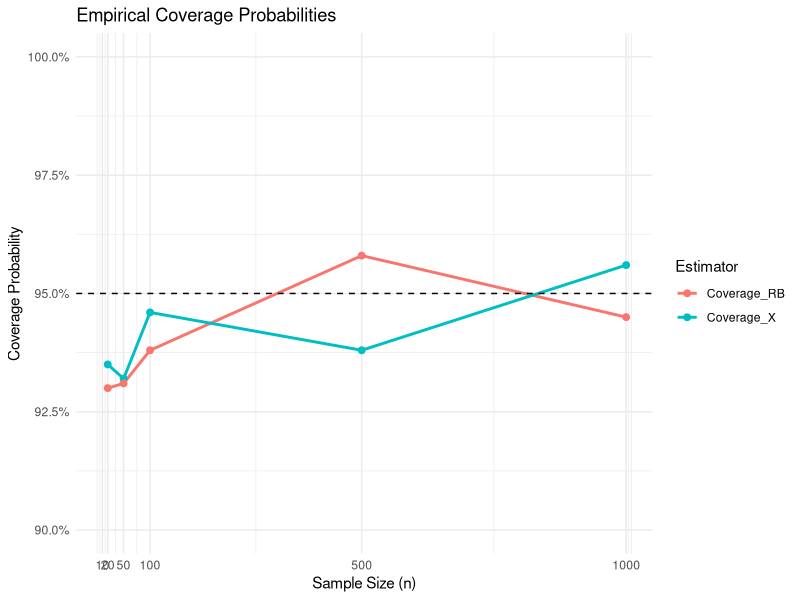

Write R code to recreate this figure.
## ---- chunk 1
knitr::opts_chunk$set(echo = TRUE, message=FALSE)
## ---- chunk 2
# simulate from multivariate normal using Cholesky decomposition

mvn_conditional <- function(n, y, mu, Sigma) {
  # Determine dimensions
  p <- length(mu)        # Total dimension
  q <- length(y)         # Dimension of Y
  k <- p - q             # Dimension of X
  
  # Partition mu
  mu_X <- mu[1:k]
  mu_Y <- mu[(k+1):p]
  
  # Partition Sigma
  Sigma_XX <- Sigma[1:k, 1:k]
  Sigma_XY <- Sigma[1:k, (k+1):p]
  Sigma_YX <- Sigma[(k+1):p, 1:k]
  Sigma_YY <- Sigma[(k+1):p, (k+1):p]
  
  # Compute the inverse of Sigma_YY
  Sigma_YY_inv <- solve(Sigma_YY)
  
  # Compute the conditional mean
  mu_cond <- mu_X + Sigma_XY %*% Sigma_YY_inv %*% (y - mu_Y)
  
  # Compute the conditional covariance matrix
  Sigma_cond <- Sigma_XX - Sigma_XY %*% Sigma_YY_inv %*% Sigma_YX
  
  # Ensure the covariance matrix is symmetric
  Sigma_cond <- (Sigma_cond + t(Sigma_cond)) / 2
  
  # Perform Cholesky decomposition
  L <- chol(Sigma_cond)
  
  # Generate standard normal random variables
  Z <- matrix(rnorm(n * k), nrow = n, ncol = k)
  
  # Generate samples from the conditional distribution
  x_samples <- Z %*% t(L) + matrix(rep(mu_cond, each = n), nrow = n, byrow = TRUE)
  
  return(x_samples)
}

## ---- chunk 3
# Define parameters
n <- 1000
mu <- c(1, 2, 3, 4)

# Generate a positive definite covariance matrix
C <- matrix(rnorm(16), nrow = 4)
Sigma <- crossprod(C)  # Sigma = C^T * C, which is positive definite

# Partition the mean vector and specify y
y <- c(3.5, 4.5)  # Assuming the last two variables are Y

# Simulate samples
x_samples <- mvn_conditional (n, y, mu, Sigma)

# View the first few samples
head(x_samples)




## ---- chunk 4
# simulate from multivariate normal using the Hoffman and Ribak method

MVN_conditional_alternative <- function(n, y, mu, Sigma) {
  # Determine dimensions
  p <- length(mu)        # Total dimension
  q <- length(y)         # Dimension of Y
  k <- p - q             # Dimension of X
  
  # Partition mu
  mu_X <- mu[1:k]
  mu_Y <- mu[(k+1):p]
  
  # Partition Sigma
  Sigma_XX <- Sigma[1:k, 1:k]
  Sigma_XY <- Sigma[1:k, (k+1):p]
  Sigma_YY <- Sigma[(k+1):p, (k+1):p]
  
  # Compute the inverse of Sigma_YY
  Sigma_YY_inv <- solve(Sigma_YY)
  
  # Compute K = Sigma_XY * Sigma_YY_inv
  K <- Sigma_XY %*% Sigma_YY_inv
  
  # Simulate Z = (X; Y) ~ N(mu, Sigma)
  library(MASS)
  Z <- mvrnorm(n, mu, Sigma)
  X <- Z[, 1:k, drop = FALSE]
  Y <- Z[, (k+1):p, drop = FALSE]
  
  # Adjust X
  delta <- (matrix(y, nrow = n, ncol = q, byrow = TRUE) - Y) %*% t(K)
  X_tilde <- X + delta
  
  return(X_tilde)
}



## ---- chunk 5
# Define parameters
n <- 1000
mu <- c(1, 2, 3, 4)
# Generate a positive definite covariance matrix
L <- matrix(rnorm(16), nrow = 4)
Sigma <- crossprod(L)  # Sigma = L^T * L, which is positive definite

y <- c(3.5, 4.5)

# Simulate samples
samples_alternative <- MVN_conditional_alternative(n, y, mu, Sigma)

# View the first few samples
head(samples_alternative)

## ---- chunk 6
# comparison of the two methods
library(microbenchmark)

# Define parameters
n <- 10000
mu <- rep(0, 50)
Sigma <- diag(50)
y <- rep(0, 25)

# Adjust dimensions
k <- 25  # Dimension of X
p <- length(mu)  # Total dimension

# Generate a positive definite covariance matrix
set.seed(123)
A <- matrix(rnorm(p^2), nrow = p)
Sigma <- crossprod(A)

# Timing the two methods
timing <- microbenchmark(
  Method1 = mvn_conditional(n, y, mu, Sigma),
  Method2 = MVN_conditional_alternative(n, y, mu, Sigma),
  times = 10
)

print(timing)

## ---- chunk 7

## ---- chunk 8
# First derive the form of the Rao-Blackwellized Monte Carlo estimator

## ---- chunk 9
# Next, write an R program to implement the simulation

# Parameters
r <- 2
p <- 2 / 3
lambda <- p / (1 - p)  # lambda = 2
theta <- r * (1 - p) / p  # theta = 1
z_alpha <- qnorm(0.975)  # 95% confidence interval critical value

# Sample sizes and number of simulations
n_values <- c(10, 20, 50, 100, 500, 1000)
N <- 1000  # Number of simulations for each sample size

# Function to perform simulations for a given sample size
simulate_coverage <- function(n) {
  # Simulate Y_i: N x n matrix
  Y_matrix <- matrix(rgamma(N * n, shape = r, rate = lambda), nrow = N, ncol = n)
  
  # Simulate X_i given Y_i: X_i ~ Poisson(Y_i)
  X_vector <- rpois(N * n, lambda = as.vector(Y_matrix))
  X_matrix <- matrix(X_vector, nrow = N, ncol = n)
  
  # Compute estimators
  theta_hat_X <- rowMeans(X_matrix)
  theta_hat_RB <- rowMeans(Y_matrix)
  
  # Compute sample variances
  sigma2_X <- apply(X_matrix, 1, var)
  sigma2_RB <- apply(Y_matrix, 1, var)
  
  # Compute standard errors
  SE_X <- sqrt(sigma2_X / n)
  SE_RB <- sqrt(sigma2_RB / n)
  
  # Compute confidence intervals
  CI_lower_X <- theta_hat_X - z_alpha * SE_X
  CI_upper_X <- theta_hat_X + z_alpha * SE_X
  
  CI_lower_RB <- theta_hat_RB - z_alpha * SE_RB
  CI_upper_RB <- theta_hat_RB + z_alpha * SE_RB
  
  # Check coverage
  cover_X <- (CI_lower_X <= theta) & (theta <= CI_upper_X)
  cover_RB <- (CI_lower_RB <= theta) & (theta <= CI_upper_RB)
  
  # Compute coverage probabilities
  coverage_X <- mean(cover_X)
  coverage_RB <- mean(cover_RB)
  
  return(c(Coverage_X = coverage_X, Coverage_RB = coverage_RB))
}

# Perform simulations for all sample sizes
coverage_results <- sapply(n_values, simulate_coverage)
coverage_results <- t(coverage_results)
rownames(coverage_results) <- n_values

# Display the results
print("Empirical Coverage Probabilities:")
print(coverage_results)

## ---- chunk 10
# Load necessary libraries
library(ggplot2)
library(tidyr)

# Assuming coverage_results is already obtained from previous computations
# If not, include the previous simulation code here

# Convert the coverage_results matrix to a data frame
coverage_df <- as.data.frame(coverage_results)
coverage_df$SampleSize <- as.numeric(rownames(coverage_results))

# Reshape the data frame to long format
coverage_long <- pivot_longer(coverage_df, 
                              cols = c("Coverage_X", "Coverage_RB"),
                              names_to = "Estimator",
                              values_to = "Coverage")

# Create the ggplot
ggplot(coverage_long, aes(x = SampleSize, y = Coverage, color = Estimator)) +
  geom_line(size = 1) +
  geom_point(size = 2) +
  geom_hline(yintercept = 0.95, linetype = "dashed", color = "black") +
  scale_x_continuous(breaks = coverage_df$SampleSize) +
  scale_y_continuous(limits = c(0.9, 1), labels = scales::percent) +
  labs(title = "Empirical Coverage Probabilities",
       x = "Sample Size (n)",
       y = "Coverage Probability",
       color = "Estimator") +
  theme_minimal()


# Plotting the coverage probabilities
# plot(n_values, coverage_results[, "Coverage_X"], type = "o", col = "blue", ylim = c(0.9, 1),
#      xlab = "Sample Size (n)", ylab = "Coverage Probability", main = "Empirical Coverage Probabilities")
# lines(n_values, coverage_results[, "Coverage_RB"], type = "o", col = "red")
# abline(h = 0.95, lty = 2)
# legend("bottomright", legend = c("Standard Estimator", "Rao-Blackwellized Estimator"),
#        col = c("blue", "red"), lty = 1, pch = 1)

## ---- chunk 11
#  implement the simulation and evaluate the Monte Carlo approximation error
# Set seed for reproducibility
set.seed(123)

# Parameters
m <- 1e6  # Sample size
df <- 5   # Degrees of freedom for t-distribution
target_prob <- 0.01  # Target tail probability

# Generate samples from t_5 distribution
X <- rt(m, df = df)

# Compute indicator for control variate (I_mu)
I_mu <- as.numeric(X > 0)
P_mu_hat <- mean(I_mu)  # Should be close to 0.5
Var_I_mu <- P_mu_hat * (1 - P_mu_hat)  # Variance of I_mu

# Define function to compute adjusted estimator and find quantile 'a'
find_quantile <- function(target_prob, X, I_mu, P_mu_hat, Var_I_mu) {
  # Define the function f(a)
  f <- function(a) {
    # Compute indicator I_a
    I_a <- as.numeric(X > a)
    
    # Estimate P_hat(a)
    P_a_hat <- mean(I_a)
    
    # Compute covariance between I_a and I_mu
    Cov_Ia_Imu <- mean((I_a - P_a_hat) * (I_mu - P_mu_hat))
    
    # Compute optimal c
    c_star <- -Cov_Ia_Imu / Var_I_mu
    
    # Compute adjusted estimator
    P_c_hat <- P_a_hat + c_star * (P_mu_hat - 0.5)
    
    # Return the difference from target probability
    return(P_c_hat - target_prob)
  }
  
  # Use uniroot to find the quantile 'a'
  result <- uniroot(f, lower = 2, upper = 10)
  
  return(result$root)
}

# Find the quantile 'a' such that P(X > a) = 0.01
a_estimate <- find_quantile(target_prob, X, I_mu, P_mu_hat, Var_I_mu)

# Display the estimated quantile
cat("Estimated quantile a such that P(X > a) =", target_prob, "is", a_estimate, "\n")

# Compare with the true quantile using qt function
true_quantile <- qt(1 - target_prob, df = df)
cat("True quantile from qt(1 -", target_prob, ", df =", df, ") is", true_quantile, "\n")

## ---- chunk 12
# First justify the validity of using the antichetic variable approach

## ---- chunk 13
# Set seed for reproducibility
set.seed(52)

# Number of simulations
n <- 1e6  # Adjust as needed for desired accuracy

# Generate uniform random variables
U <- runif(n)

# Generate antithetic variables
U_antithetic <- 1 - U

# Transform to Exponential(1) variables
X <- -log(U)
X_antithetic <- -log(U_antithetic)

# Combine the samples
X_combined <- c(X, X_antithetic)

# Estimate the mean using antithetic variables
mean_antithetic <- mean(c(X, X_antithetic))

# True mean of Exponential(1)
true_mean <- 1

# Estimate the 75th percentile
percentile_75_index <- ceiling(0.75 * length(X_combined))
X_sorted <- sort(X_combined)
percentile_75_estimate <- X_sorted[percentile_75_index]

# True 75th percentile
true_percentile_75 <- -log(1 - 0.75)  # Approximately 1.386294

# Display the results
cat("Estimated mean using antithetic variables:", mean_antithetic, "\n")
cat("True mean:", true_mean, "\n\n")

cat("Estimated 75th percentile using antithetic variables:", percentile_75_estimate, "\n")
cat("True 75th percentile:", true_percentile_75, "\n")

# Next implement the simulation
